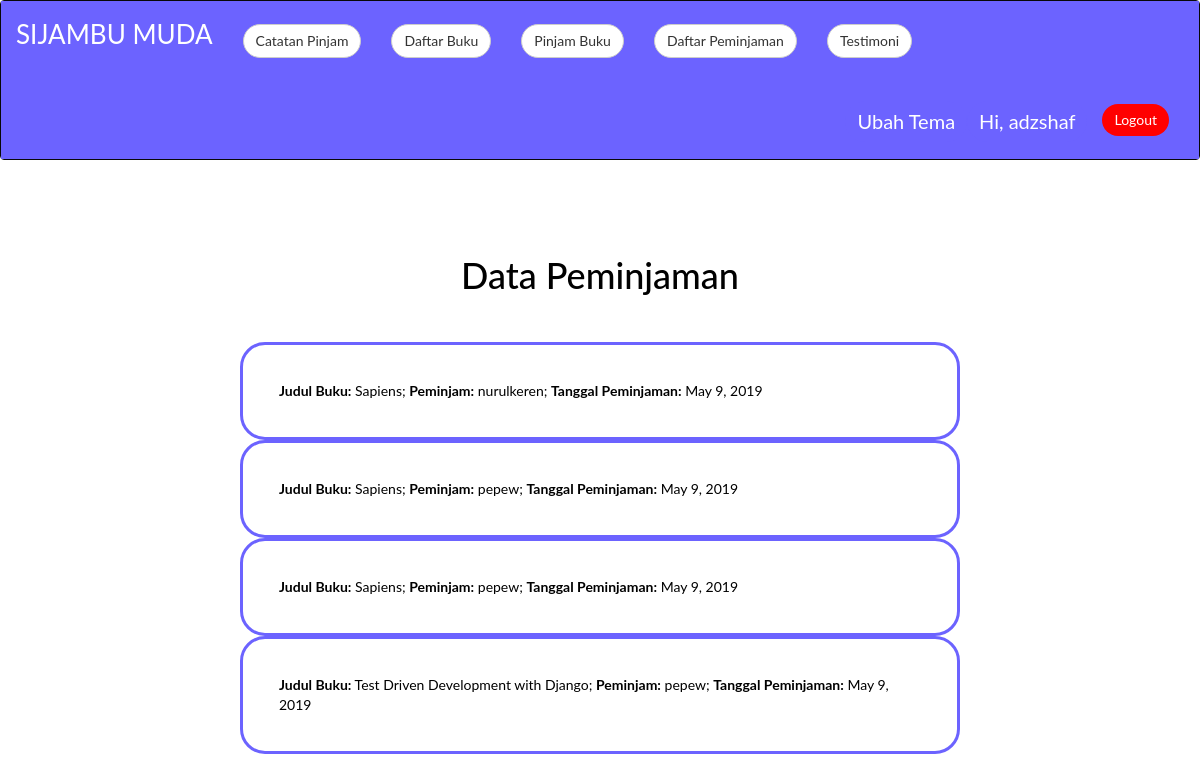
Page /datapeminjaman/ (signed in) on the committed database.
### shafiya_pinjam/models.py (models this page shows)
class PinjamModel(models.Model):
    username = models.CharField(max_length=20)
    email = models.EmailField(max_length=50, null=True, blank=True)
    nomor_buku = models.IntegerField()
    tanggal_pinjam = models.DateField(auto_now_add=True, blank=True)
    nama_peminjam = models.CharField(max_length=100)
    buku_dipinjam = models.CharField(max_length=100)

### data_peminjaman/views.py (the view)
# urls.py: path('', datapeminjaman, name = "datapeminjaman"),
def datapeminjaman(request):
	datapeminjaman_context = {"datapeminjaman": PinjamModel.objects.all().values()[::-1]}
	return render(request, "datapeminjaman.html", datapeminjaman_context)

### data_peminjaman/templates/datapeminjaman.html (shortened to what this page needs)
{% extends 'base.html' %} {% block content %}
{% load static %}
<section>
  <h1
    class="title-center"
    style="margin-left: 20%; margin-right: 20%; margin-top:5%;padding: 3%;"
  >
    Data Peminjaman
  </h1>
</section>
{% for peminjaman in datapeminjaman %}
<div class="data-border">
  <b>Judul Buku:</b> {{ peminjaman.buku_dipinjam }}; <b>Peminjam:</b>
  {{ peminjaman.username }}; <b>Tanggal Peminjaman:</b>
  {{ peminjaman.tanggal_pinjam }}
</div>
{% endfor %} {% endblock %}

### templates/base.html (shortened to what this page needs)
<!DOCTYPE html>
{% load static %}
<html lang="en">
<head>
  <link rel="stylesheet" href="https://maxcdn.bootstrapcdn.com/bootstrap/3.4.0/css/bootstrap.min.css">
    <link rel="stylesheet" href="{% static 'css/style.css' %}">
</head>
<body>
        {% if user.is_authenticated %}
        <nav class="navbar navbar-inverse">
                <div class="container-fluid">
                    <div class="navbar-header">
                    <a class="navbar-brand" href="/" style="color:#ffff; font-size:100%; margin-top:4%; ">SIJAMBU MUDA</a>
                    </div>
                    <div class="collapse navbar-collapse" id="myNavbar">
                    <ul class="nav navbar-nav">
                        <li><a href="/history"><button type="button" class="btn btn-default navbar-btn" style="background-color:#ffff;">Catatan Pinjam</button></a></li>
                        <li><a href="/buku"><button type="button" class="btn btn-default navbar-btn" style="background-color:#ffff;"></span>Daftar Buku</button></a></li>
                        <li><a href="/form-pinjam"><button type="button" class="btn btn-default navbar-btn" style="background-color:#ffff;"></span>Pinjam Buku</button></a></li>
                        <li><a href="/datapeminjaman"><button type="button" class="btn btn-default navbar-btn" style="background-color:#ffff;"></span>Daftar Peminjaman</button></a></li>
                        <li><a href="/about-dan-testimoni"><button type="button" class="btn btn-default navbar-btn" style="background-color:#ffff;"></span>Testimoni</button></a></li>
                    </ul>
                    <ul class="nav navbar-nav navbar-right">
                        <li><button type="button" id="switch" class="btn btn-default navbar-btn" style="background-color:#6C63FF;color:white; border:none; margin-top:20px; font-size: 20px;">Ubah Tema</button></li>
                        <li><button type="button" id="name" class="btn btn-default navbar-btn" style="background-color:#6C63FF;color:white; border:none; margin-top:20px; font-size: 20px;">Hi, {{user.username}}</button></li>
                        <li><a href="/logout"><button type="button" class="btn btn-default navbar-btn" style="background-color:red; border:none; color: white;"></span>Logout</button></a></li>
                    </ul>
                    </div>
                </div>
                </nav>
        {% endif %}
        {% block content %}
        {% endblock %}
</body>
</html>

### static/css/style.css (style rules this page uses)
* { font-family: 'Lato', sans-serif; color: #000000; }
.container-fluid { color: #FFFFFF; text-decoration: none; background: #6C63FF; font-size: 26px; }
a { border: none; background: none; color: #ffffff; }
.title-center { text-align: center; }
.btn { background-color: #6C63FF; border-radius: 25px; }
.data-border { border: #6C63FF 3px solid; margin-left: 20%; margin-right: 20%; padding: 3%; border-radius: 25px; }

### rows in the picture
PinjamModel: buku_dipinjam "Sapiens", username "nurulkeren", tanggal_pinjam "May 9, 2019"
PinjamModel: buku_dipinjam "Sapiens", username "pepew", tanggal_pinjam "May 9, 2019"
PinjamModel: buku_dipinjam "Sapiens", username "pepew", tanggal_pinjam "May 9, 2019"
PinjamModel: buku_dipinjam "Test Driven Development with Django", username "pepew", tanggal_pinjam "May 9, 2019"

### other values in the picture
{{ user.username }} "adzshaf"
